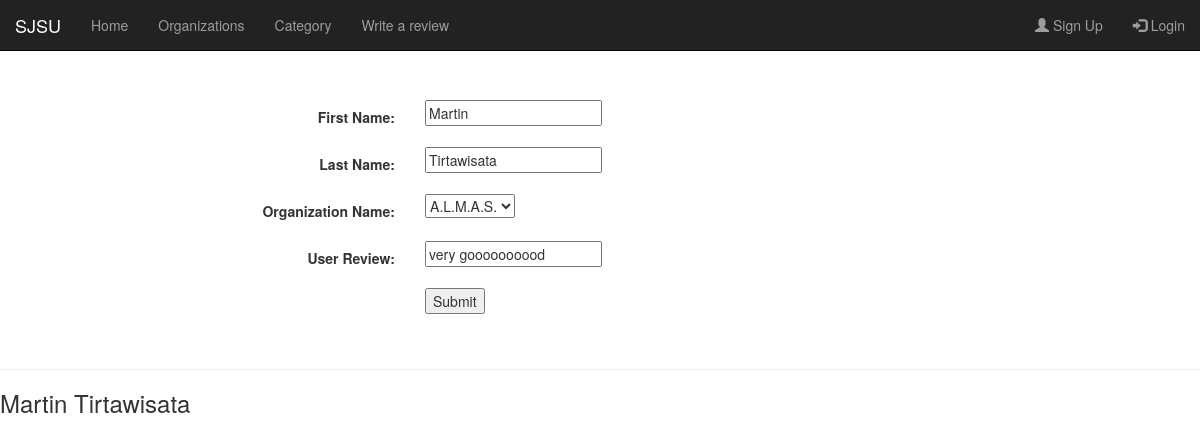
The app's page /review_edit/8 with its own data.
### tables this page shows
CREATE TABLE "Review" (
	`review_id`	INTEGER NOT NULL PRIMARY KEY AUTOINCREMENT,
	`first_name`	TEXT,
	`last_name`	TEXT,
	`organization_name`	TEXT,
	`user_review`	TEXT,
	`organization_id`	INTEGER
);

### my_app/views/views.py (the view)
@my_app.route('/review_edit/<key>', methods = ['GET','POST'])
def review_edit(key):
    return(vr.review_edit(key))

### my_app/models.py
class ReviewForm(Form): #This is used in views.py
    first_name = TextField(
        label="First Name",
        validators=[InputRequired()])
    last_name = TextField(
        label="Last Name",
        validators=[InputRequired()])
    org_name = SelectField(
        label="Organization Name",
        validators=[InputRequired()])
    user_review = TextField(
        label='User Review',
        validators=[InputRequired()])

### my_app/templates/review-edit.html (shortened to what this page needs)
{% extends "base.html" %}
{% block head %}
  <link rel="stylesheet" href="https://maxcdn.bootstrapcdn.com/bootstrap/3.3.7/css/bootstrap.min.css">
  <link rel="stylesheet" href="https://cdnjs.cloudflare.com/ajax/libs/font-awesome/4.7.0/css/font-awesome.min.css">
{% endblock %}
{% block content %}
<div class="container-fluid" style="margin-top:50px">
  <form class="form-horizontal" method="POST" action="{{ url_for('app.review_edit', key=review_id[0]) }}">
    <div class="form-group">
      <label class="control-label col-lg-4" for="label">{{ form.first_name.label}}: </label>
      <div class="col-lg-4">
        <div role="input">{{ form.first_name}}</div>
      </div>
    </div>
    <div class="form-group">
      <label class="control-label col-lg-4" for="label">{{ form.last_name.label}}: </label>
      <div class="col-lg-4">
        <div role="input">{{ form.last_name}}</div>
      </div>
    </div>
    <div class="form-group">
      <label class="control-label col-lg-4" for="label">{{ form.org_name.label}}: </label>
      <div class="col-lg-4">
        <div role="input">{{ form.org_name}}</div>
      </div>
    </div>
    <div class="form-group">
      <label class="control-label col-lg-4" for="label">{{ form.user_review.label}}: </label>
      <div class="col-lg-4">
        <div role="input">{{ form.user_review}}</div>
      </div>
    </div>
    <div class="form-group">
      <div class="col-lg-4"></div>
      <div class="col-lg-8">
        <button style="margin-left:auto" id="submit" type="Submit">Submit</button>
      </div>
    </div>
  </form>
</div>
<br>
{% endblock %}

### records on screen
Review: first_name "Martin", last_name "Tirtawisata", user_review "very goooooooood"
